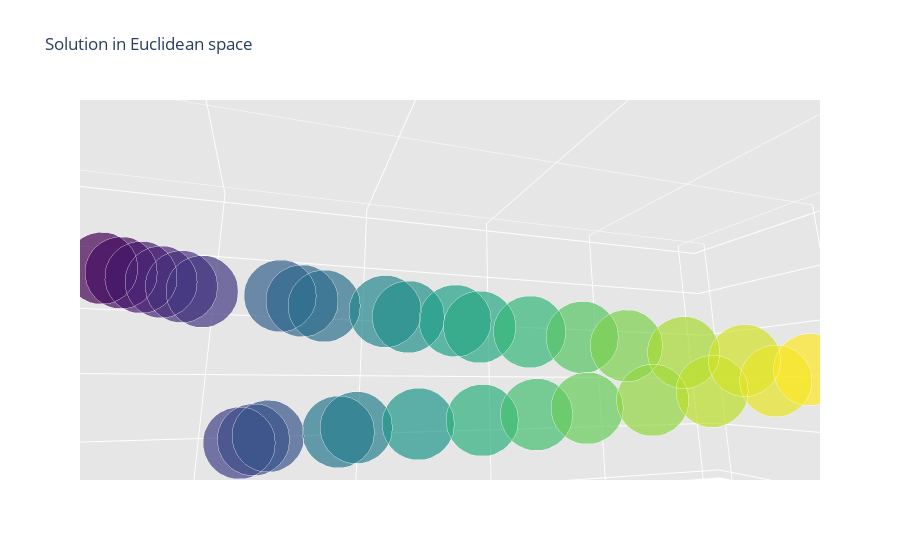

Write notebook code for a chart like this one.
### Code cell
import plotly as py
import plotly.graph_objects as go
import numpy as np

data = []
for i in range(0,N_DIV,5):
    continue
    sdf = solution[(solution['t_0'] == i) & (solution['t_1']%5 == 0) & (solution['t_2']%5 == 0)]
    sdf = sdf.pivot_table(values=['median_x', 'median_y', 'median_z'], index='t_1', columns='t_2')

    surface = go.Surface(x=sdf['median_x'], y=sdf['median_y'], z=sdf['median_z'], opacity=0.75, showscale=False, hoverinfo="skip")
    """surface = go.Scatter3d(x=sdf['median_x'], y=sdf['median_y'], z=sdf['median_z'], 
                           mode='markers',
                           marker=dict(
                               color=sdf['t_2'],
                               colorscale='Viridis',
                               opacity=0.8
                           ))"""

    data.append(surface)

for curve in curves:
    c = curve[::5]
    data.append(go.Scatter3d(x=c[:,0], y=c[:,1], z=c[:,2],
                             mode='lines',
                            marker=None, line=dict(color='darkblue', width=2)))
    
ans = solution[solution['weight'] > 1e-3]

data.append(go.Scatter3d(x=ans['median_x'], y=ans['median_y'], z=ans['median_z'],
                        mode='markers', marker=dict(
                            size=50*ans['weight']/max(ans['weight']),
                            color=np.arange(len(ans)),
                        colorscale='Viridis')))
    
layout = go.Layout(
    title='Solution in Euclidean space',
    scene=dict(
        xaxis=dict(
            gridcolor='rgb(255, 255, 255)',
            zerolinecolor='rgb(255, 255, 255)',
            showbackground=True,
            backgroundcolor='rgb(230, 230,230)'
        ),
        yaxis=dict(
            gridcolor='rgb(255, 255, 255)',
            zerolinecolor='rgb(255, 255, 255)',
            showbackground=True,
            backgroundcolor='rgb(230, 230,230)'
        ),
        zaxis=dict(
            gridcolor='rgb(255, 255, 255)',
            zerolinecolor='rgb(255, 255, 255)',
            showbackground=True,
            backgroundcolor='rgb(230, 230,230)'
        )
    )
)

fig = go.Figure(data=data, layout=layout)
fig.update_layout(showlegend=False)
py.offline.iplot(fig, filename='jupyter-parametric_plot')

### Figure 1 — Plotly figure (JSON) as saved in the notebook; plotly's stock layout.template omitted (floating-point values rounded to 4 significant figures)
{"data": [{"line": {"color": "darkblue", "width": 2}, "mode": "lines", "type": "scatter3d", "x": [0, 0.0001667, 0.0003333, 0.0005, 0.0006667, 0.0008333, 0.001], "y": [1, 1.167, 1.333, 1.5, 1.667, 1.833, 2.0], "z": [0, 0, 0, 0, 0, 0, 0]}, {"line": {"color": "darkblue", "width": 2}, "mode": "lines", "type": "scatter3d", "x": [1, 1.167, 1.333, 1.5, 1.667, 1.833, 2], "y": [0, 0, 0, 0, 0, 0, 0], "z": [1, 1, 1, 1, 1, 1, 1]}, {"line": {"color": "darkblue", "width": 2}, "mode": "lines", "type": "scatter3d", "x": [2, 2, 2, 2, 2, 2, 2], "y": [3, 3, 3, 3, 3, 3, 3], "z": [0, 0.1667, 0.3333, 0.5, 0.6667, 0.8333, 1]}, {"marker": {"color": [0, 1, 2, 3, 4, 5, 6, 7, 8, 9, 10, 11, 12, 13, 14, 15, 16, 17, 18, 19, 20, 21, 22, 23, 24, 25, 26, 27, 28, 29, 30], "colorscale": [[0, "#440154"], [0.1111, "#482878"], [0.2222, "#3e4989"], [0.3333, "#31688e"], [0.4444, "#26828e"], [0.5556, "#1f9e89"], [0.6667, "#35b779"], [0.7778, "#6ece58"], [0.8889, "#b5de2b"], [1, "#fde725"]], "size": [50, 50.0, 50.0, 50.0, 50.0, 50.0, 50.0, 50.0, 50.0, 50.0, 50.0, 50.0, 50.0, 50.0, 50.0, 50.0, 50.0, 50.0, 50.0, 50.0, 50.0, 50.0, 50.0, 50.0, 50.0, 50.0, 50.0, 50.0, 50.0, 50.0, 50.0]}, "mode": "markers", "type": "scatter3d", "x": [0.7642, 0.7784, 0.7926, 0.8067, 0.8209, 0.8351, 0.5634, 0.5882, 0.613, 0.884, 0.8986, 0.9132, 0.7561, 0.7809, 0.9469, 0.9621, 0.8642, 0.9963, 1.012, 0.9293, 1.047, 0.9917, 1.082, 1.037, 1.101, 1.098, 1.137, 1.143, 1.174, 1.187, 1.211], "y": [0.9737, 1.007, 1.04, 1.073, 1.106, 1.139, 1.184, 1.212, 1.241, 1.258, 1.29, 1.323, 1.366, 1.394, 1.412, 1.444, 1.486, 1.507, 1.54, 1.574, 1.602, 1.637, 1.665, 1.696, 1.721, 1.76, 1.783, 1.818, 1.844, 1.877, 1.906], "z": [0.5515, 0.543, 0.5345, 0.526, 0.5175, 0.5089, 0.2492, 0.2573, 0.2656, 0.4997, 0.4911, 0.4823, 0.2826, 0.2912, 0.4731, 0.464, 0.3011, 0.456, 0.4463, 0.3094, 0.4375, 0.3204, 0.4281, 0.3307, 0.4164, 0.3429, 0.4058, 0.3551, 0.3945, 0.3682, 0.3821]}], "layout": {"autosize": true, "scene": {"aspectmode": "auto", "aspectratio": {"x": 1.101, "y": 1.651, "z": 0.5503}, "camera": {"center": {"x": 0, "y": 0, "z": 0}, "eye": {"x": 0.3272, "y": -0.1044, "z": -0.07282}, "projection": {"type": "perspective"}, "up": {"x": 0, "y": 0, "z": 1}}, "xaxis": {"backgroundcolor": "rgb(230, 230,230)", "gridcolor": "rgb(255, 255, 255)", "showbackground": true, "type": "linear", "zerolinecolor": "rgb(255, 255, 255)"}, "yaxis": {"backgroundcolor": "rgb(230, 230,230)", "gridcolor": "rgb(255, 255, 255)", "showbackground": true, "type": "linear", "zerolinecolor": "rgb(255, 255, 255)"}, "zaxis": {"backgroundcolor": "rgb(230, 230,230)", "gridcolor": "rgb(255, 255, 255)", "showbackground": true, "type": "linear", "zerolinecolor": "rgb(255, 255, 255)"}}, "showlegend": false, "title": {"text": "Solution in Euclidean space"}}}
